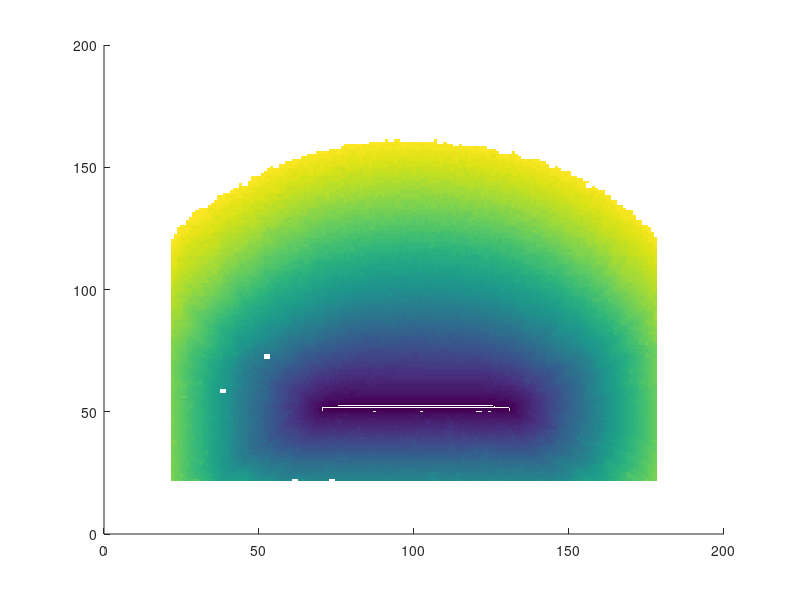

Write the MATLAB code that produced this figure. (Note: this script raises an error after producing the figure.)
%clear 
%close all

% load data from first good example
load('fig_inv_FAT_175.mat');

L = 1;
dx = 1; % mesh spacing to move to meters
X = cx(21:180,21:180);
Y = cy(21:180,21:180);

% Truth
figure(1); clf;
surface(dx*(X-0.5)*L,dx*(Y-0.5)*L,True_fat);
view(2);
shading flat;
cmap = buildcmap('kbryw');
colormap(cmap)
axis equal
axis([0 200 0 200])
xlabel('meters','fontsize',20)
ylabel('meters','fontsize',20)
xticks([0 100 200])
yticks([0 100 200])
titleStr = sprintf('Ground Truth');
titl = title(titleStr,'fontsize',20);
set(gca,'clim',[0 900]);
set(gca,'box','on');
set(gca,'fontsize',20)

% learned parameter values
figure(2); clf;
surface(dx*(X-0.5)*L,dx*(Y-0.5)*L,Output_fat);
view(2);
shading flat;
cmap = buildcmap('kbryw');
colormap(cmap)
axis equal
axis([0 200 0 200])
xlabel('meters','fontsize',20)
ylabel('meters','fontsize',20)
xticks([0 100 200])
yticks([0 100 200])
titleStr = sprintf('CNN-FC');
titl = title(titleStr,'fontsize',20);
set(gca,'clim',[0 900]);
set(gca,'box','on');
set(gca,'fontsize',20)

% compute error
err = Output_fat - True_fat;
s = ~isnan(err);
err(~s) = 0;
% RMSE over cells that are not 0 because no fire was seen there in
% either the exact FAT or the learned parameter FAT.
rmse = norm(err,'fro')/sqrt(sum(sum(s)));
fprintf('RMSE is %.2f seconds\n',rmse);

figure(3); clf
surface(dx*(X-0.5)*L,dx*(Y-0.5)*L,...
      log10(abs(Output_fat - True_fat)./True_fat));
view(2);
err1 = abs(Output_fat - True_fat)./True_fat;
err1 = err1(:);
s = ~isnan(err1);
err1 = err1(s);
shading flat;
colormap('jet')
axis equal
axis([0 200 0 200])
xlabel('meters','fontsize',20)
ylabel('meters','fontsize',20)
xticks([0 100 200])
yticks([0 100 200])
titleStr = sprintf('Relative Error');
titl = title(titleStr,'fontsize',20);
set(gca,'box','on');
set(gca,'fontsize',20)
colorbar


% load data from second good example
load('fig_inv_FAT_951.mat');

% Truth
figure(4); clf;
surface(dx*(X-0.5)*L,dx*(Y-0.5)*L,True_fat);
view(2);
shading flat;
cmap = buildcmap('kbryw');
colormap(cmap)
axis equal
axis([0 200 0 200])
xlabel('meters','fontsize',20)
ylabel('meters','fontsize',20)
xticks([0 100 200])
yticks([0 100 200])
titleStr = sprintf('Ground Truth');
titl = title(titleStr,'fontsize',20);
set(gca,'clim',[0 900]);
set(gca,'box','on');
set(gca,'fontsize',20)

% compute error
err = Output_fat - True_fat;
s = ~isnan(err);
err(~s) = 0;
% RMSE over cells that are not 0 because no fire was seen there in
% either the exact FAT or the learned parameter FAT.
rmse = norm(err,'fro')/sqrt(sum(sum(s)));
fprintf('RMSE is %.2f seconds\n',rmse);

cb = colorbar('Ticks',0:150:900,'FontSize',12);
xb.FontSize = 16;
cb.Location = 'eastoutside';
lbl = cb.Label;
set(lbl,'string','First Arrival Time (secs)');
set(lbl,'fontsize',16);

% learned parameter values
figure(5); clf;
surface(dx*(X-0.5)*L,dx*(Y-0.5)*L,Output_fat);
view(2);
shading flat;
cmap = buildcmap('kbryw');
colormap(cmap)
axis equal
axis([0 200 0 200])
xlabel('meters','fontsize',20)
ylabel('meters','fontsize',20)
xticks([0 100 200])
yticks([0 100 200])
titleStr = sprintf('CNN-FC');
titl = title(titleStr,'fontsize',20);
set(gca,'clim',[0 900]);
set(gca,'box','on');
set(gca,'fontsize',20)

cb = colorbar('Ticks',0:150:900,'FontSize',12);
xb.FontSize = 16;
cb.Location = 'eastoutside';
lbl = cb.Label;
set(lbl,'string','First Arrival Time (secs)');
set(lbl,'fontsize',16);

% plot error
figure(6); clf
surface(dx*(X-0.5)*L,dx*(Y-0.5)*L,...
      log10(abs(Output_fat - True_fat)./True_fat));
view(2);
err2 = abs(Output_fat - True_fat)./True_fat;
err2 = err2(:);
s = ~isnan(err2);
err2 = err2(s);
err2 = err2(err2~=Inf);

shading flat;
colormap('jet')
axis equal
axis([0 200 0 200])
xlabel('meters','fontsize',20)
ylabel('meters','fontsize',20)
xticks([0 100 200])
yticks([0 100 200])
titleStr = sprintf('Relative Error');
titl = title(titleStr,'fontsize',20);
set(gca,'box','on');
set(gca,'fontsize',20)
colorbar


